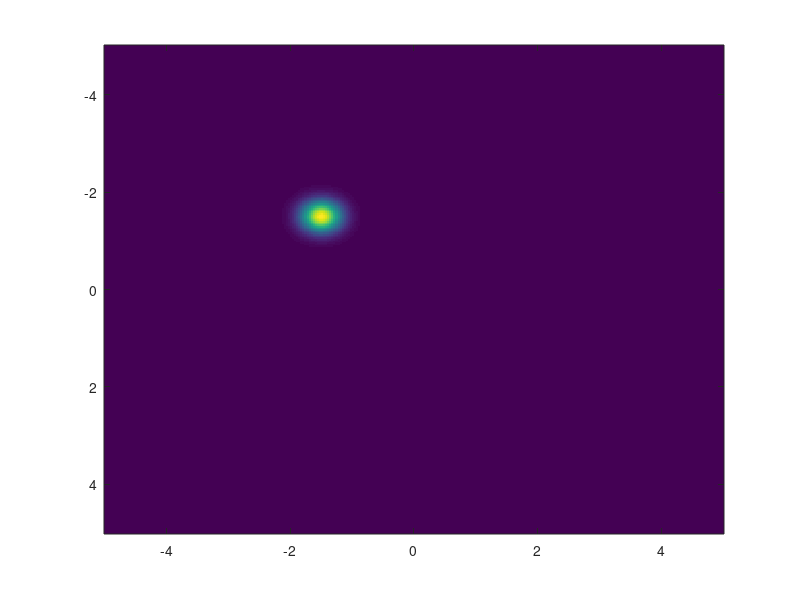
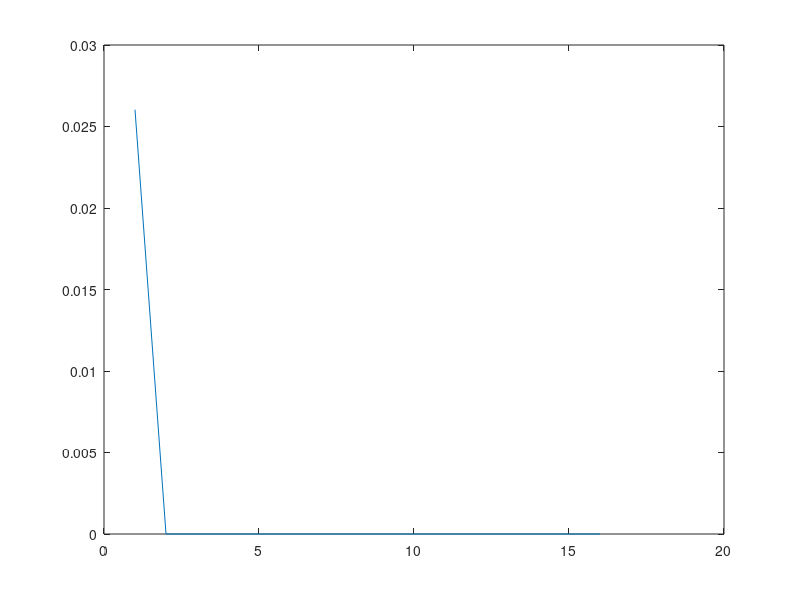

Recreate these plots in MATLAB, in order.
close all
clear all
field_elements = linspace(-5,5,300);

[xx,yy] = meshgrid(field_elements,field_elements);
size(xx)

snr = 10;

noise_power = 10.^(-snr/10);


qam_coords = [-1.5,-0.5,0.5,1.5];
[code_x, code_y] =meshgrid(qam_coords.',qam_coords);
code_x = reshape(code_x,16,1);
code_y = reshape(code_y,16,1);

%psk_angles = ((1:8)*45)/180*pi
%code_x = cos(psk_angles);
%code_y = sin(psk_angles);

results = zeros(1,length(code_x));
for our_code = 1%:length(code_x)
%our_code = 1;

x = code_x(our_code);
y = code_y(our_code);

pd =exp(-((xx-x).^2+(yy-y).^2)./(noise_power));
imagesc(field_elements,field_elements,pd)

our_sq_distance = (xx-x).^2+(yy-y).^2;

closeness_mask = ones(size(xx));

points_map = zeros(size(xx));
points_map = (our_sq_distance<0.11)*2;
wierd_mask = closeness_mask;
for i = 1:length(code_x)
  if (i!=our_code)

    x = code_x(i);
    y = code_y(i);
    another_sq_distance = (xx-x).^2+(yy-y).^2;
    mask_updater = another_sq_distance>our_sq_distance;
    closeness_mask = closeness_mask.*mask_updater;
    wierd_mask = wierd_mask + mask_updater;
    points_map = points_map+(another_sq_distance<0.1);
  endif


endfor
figure()
imagesc(wierd_mask)

%figure()
%imagesc(field_elements,field_elements,closeness_mask)
%figure()
%imagesc(field_elements,field_elements,(1-closeness_mask).*pd)
total = sum(sum(pd));
p_corr = sum(sum(closeness_mask.*pd))/total;
p_err = 1-p_corr;
results(our_code)=p_err;
endfor
plot(results)
